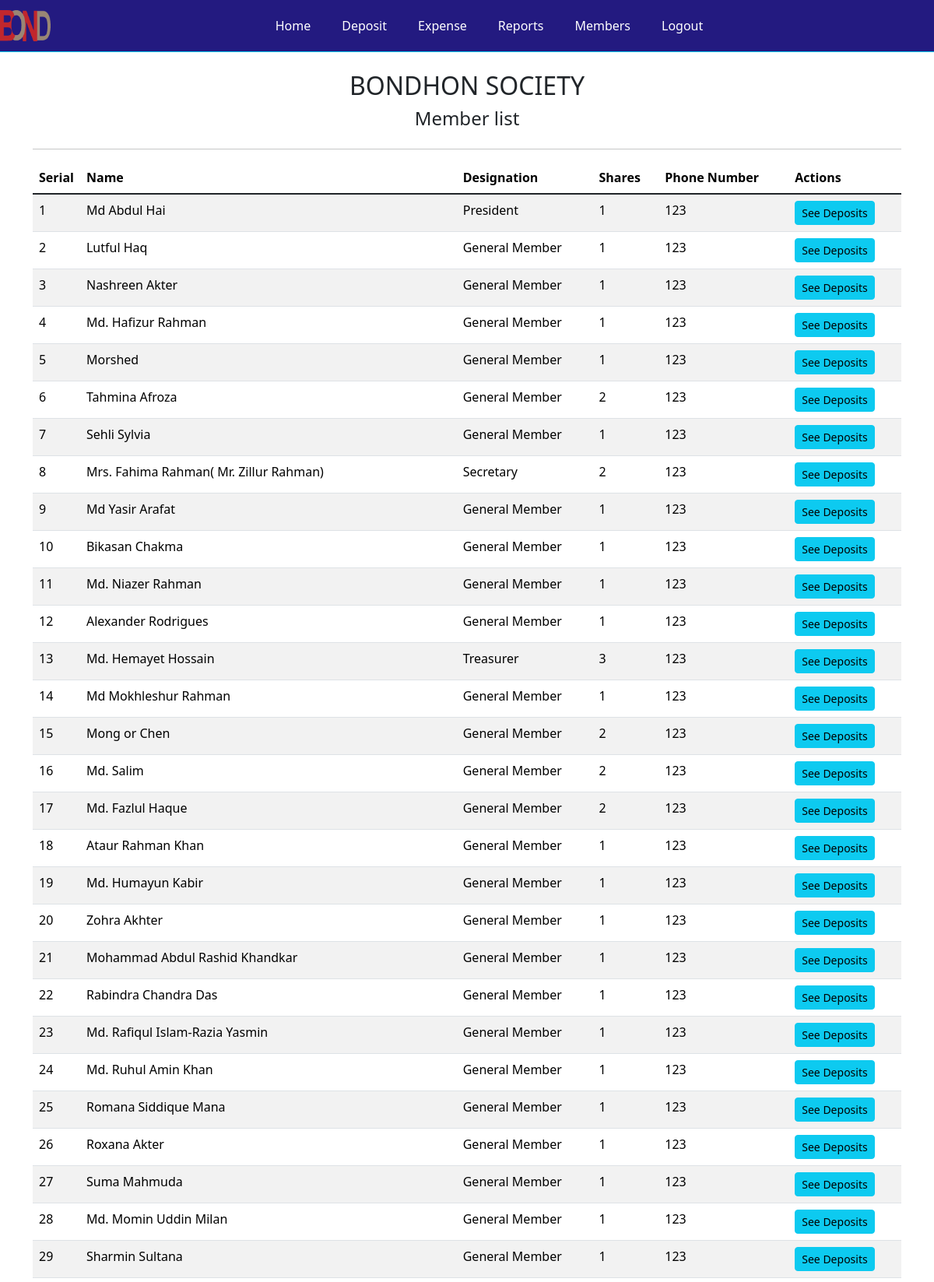
Screenshot of /members/ (signed in, upper part) with the database file from the repository.
### myapp/models.py (models this page shows, shortened)
class SocietyMember(models.Model):
    MEMBER_DESIGNATION_CHOICES = [
        ("General Member", "General Member"),
        ("Treasurer", "Treasurer"),
        ("Secretary", "Secretary"),
        ("President", "President"),
    ]
    name = models.CharField(max_length=255)
    society_designation = models.CharField(
        max_length=50, choices=MEMBER_DESIGNATION_CHOICES, default="General Member"
    )
    phone_number = models.CharField(max_length=15)
    address = models.TextField(null=True, blank=True)
    shares = models.PositiveIntegerField(default=1)
    joining_date = models.DateField(default=date.today)

### myapp/views.py (the view)
# urls.py: path('members/', views.member_list, name='member_list'),
@login_required
def member_list(request):
    members = SocietyMember.objects.all()
    member_deposits = {
        member: Deposit.objects.filter(member=member)
        for member in members
    }
    context = {
        "members": members,
        "member_deposits": member_deposits,
    }
    return render(request, "member_list.html", context)

### templates/member_list.html (shortened to what this page needs)
{% extends 'base.html' %}
{% block content %}
<div class="container mt-4">
    <h2 class="text-center">BONDHON SOCIETY</h2>
    <h4 class="text-center mb-4">Member list</h4>
    <hr>
    <table class="table table-striped">
        <thead>
            <tr>
                <th>Serial</th>
                <th>Name</th>
                <th>Designation</th>
                <th>Shares</th>
                <th>Phone Number</th>
                <th>Actions</th>
            </tr>
        </thead>
        <tbody>
            {% for member in members %}
                <tr>
                    <td style="width: 10px;">{{ forloop.counter }}</td>
                    <td style="width: fit-content;">{{ member.name }}</td>
                    <td style="width: fit-content;">{{ member.society_designation }}</td>
                    <td style="width: fit-content;">{{ member.shares }}</td>
                    <td style="width: fit-content;">{{ member.phone_number }}</td>
                    <td style="width: fit-content;">
                        <a href="{% url 'view_deposits' member.id %}" class="btn btn-info btn-sm">See Deposits</a>
                    </td>
                </tr>
            {% endfor %}
        </tbody>
    </table>
</div>
{% endblock %}

### rows the page displays
SocietyMember: name "Md Abdul Hai", society_designation "President", shares "1", phone_number "123"
SocietyMember: name "Lutful Haq", society_designation "General Member", shares "1", phone_number "123"
SocietyMember: name "Nashreen Akter", society_designation "General Member", shares "1", phone_number "123"
SocietyMember: name "Md. Hafizur Rahman", society_designation "General Member", shares "1", phone_number "123"
SocietyMember: name "Morshed", society_designation "General Member", shares "1", phone_number "123"
SocietyMember: name "Tahmina Afroza", society_designation "General Member", shares "2", phone_number "123"
SocietyMember: name "Sehli Sylvia", society_designation "General Member", shares "1", phone_number "123"
SocietyMember: name "Mrs. Fahima Rahman( Mr. Zillur Rahman)", society_designation "Secretary", shares "2", phone_number "123"
SocietyMember: name "Md Yasir Arafat", society_designation "General Member", shares "1", phone_number "123"
SocietyMember: name "Bikasan Chakma", society_designation "General Member", shares "1", phone_number "123"
SocietyMember: name "Md. Niazer Rahman", society_designation "General Member", shares "1", phone_number "123"
SocietyMember: name "Alexander Rodrigues", society_designation "General Member", shares "1", phone_number "123"
SocietyMember: name "Md. Hemayet Hossain", society_designation "Treasurer", shares "3", phone_number "123"
SocietyMember: name "Md Mokhleshur Rahman", society_designation "General Member", shares "1", phone_number "123"
SocietyMember: name "Mong or Chen", society_designation "General Member", shares "2", phone_number "123"
SocietyMember: name "Md. Salim", society_designation "General Member", shares "2", phone_number "123"
SocietyMember: name "Md. Fazlul Haque", society_designation "General Member", shares "2", phone_number "123"
SocietyMember: name "Ataur Rahman Khan", society_designation "General Member", shares "1", phone_number "123"
SocietyMember: name "Md. Humayun Kabir", society_designation "General Member", shares "1", phone_number "123"
SocietyMember: name "Zohra Akhter", society_designation "General Member", shares "1", phone_number "123"
SocietyMember: name "Mohammad Abdul Rashid Khandkar", society_designation "General Member", shares "1", phone_number "123"
SocietyMember: name "Rabindra Chandra Das", society_designation "General Member", shares "1", phone_number "123"
SocietyMember: name "Md. Rafiqul Islam-Razia Yasmin", society_designation "General Member", shares "1", phone_number "123"
SocietyMember: name "Md. Ruhul Amin Khan", society_designation "General Member", shares "1", phone_number "123"
SocietyMember: name "Romana Siddique Mana", society_designation "General Member", shares "1", phone_number "123"
SocietyMember: name "Roxana Akter", society_designation "General Member", shares "1", phone_number "123"
SocietyMember: name "Suma Mahmuda", society_designation "General Member", shares "1", phone_number "123"
SocietyMember: name "Md. Momin Uddin Milan", society_designation "General Member", shares "1", phone_number "123"
SocietyMember: name "Sharmin Sultana", society_designation "General Member", shares "1", phone_number "123"
